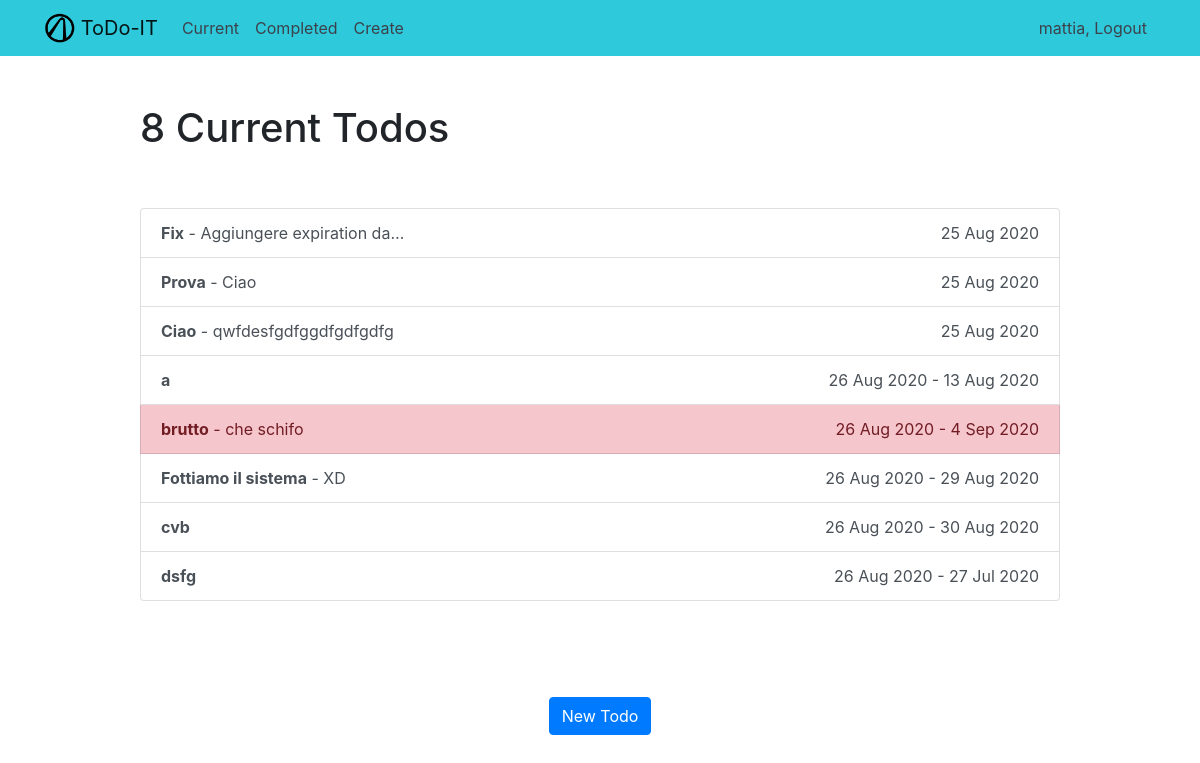
/current/ (signed in), run on the app's committed database.
### todo/models.py (models this page shows, shortened)
class Todo(models.Model):
    title = models.CharField(max_length=100)
    memo = models.TextField(blank=True)
    created = models.DateTimeField(auto_now_add=True)
    datecompleted = models.DateTimeField(null=True)
    expire = models.DateField(auto_now_add=False, blank=True, null=True)
    important = models.BooleanField(default=False)
    user = models.ForeignKey(User, on_delete=models.CASCADE)

### todo/views.py (the view)
# urls.py: path('current/', views.currenttodos, name='currenttodos'),
@login_required
def currenttodos(request):
    todos = Todo.objects.filter(user=request.user, datecompleted__isnull=True)
    return render(request, 'todo/currenttodos.html', {'todos': todos})

### templates/todo/currenttodos.html
{% extends "todo/base.html" %}
{% block content %}
    <div class="row justify-content-center mt-5">
        <div class="col-md-10">
            {% if todos %}
                 <h1>{{ todos.count }} Current Todo{{ todos.count|pluralize }}</h1>
            {% else %}
                           <h1>Current Todos</h1>
            {% endif %}
        </div>
    </div>
    <div class="row justify-content-center mt-5">
        <div class="col-md-10">
        {% if todos %}
            <div class="list-group">
                {% for todo in todos %}
                    <a href="{% url 'viewtodo' todo.id %}" class="list-group-item list-group-item-action
                        {% if todo.important %} list-group-item-danger{% endif %}">
                        <b>{{ todo.title }}</b>
                        {% if todo.memo %} - {{ todo.memo|truncatechars:25 }}{% endif %}
                        <span class="al-right">{{ todo.created|date:'j M Y' }} {% if todo.expire %} - {{ todo.expire|date:'j M Y' }} {% endif %}</span>
                    </a>
                {% endfor %}
            </div>
        {% else %}
            <div class="text-center">
                <h2>Looks like you don't have any todos! Nice work.</h2>
            <br>
            </div>
        {% endif %}
        <br><br><br>
            <div class="text-center">
                <a href="{% url 'createtodo' %}">
                    {% if request.user_agent.is_mobile  %}
                        <svg width="3em" height="3em" viewBox="0 0 16 16" class="bi bi-plus-circle" id="fixedbutton" fill="currentColor" xmlns="http://www.w3.org/2000/svg">
                            <path fill-rule="evenodd" d="M8 3.5a.5.5 0 0 1 .5.5v4a.5.5 0 0 1-.5.5H4a.5.5 0 0 1 0-1h3.5V4a.5.5 0 0 1 .5-.5z"/>
                            <path fill-rule="evenodd" d="M7.5 8a.5.5 0 0 1 .5-.5h4a.5.5 0 0 1 0 1H8.5V12a.5.5 0 0 1-1 0V8z"/>
                            <path fill-rule="evenodd" d="M8 15A7 7 0 1 0 8 1a7 7 0 0 0 0 14zm0 1A8 8 0 1 0 8 0a8 8 0 0 0 0 16z"/>
                        </svg>
                    {% else %}
                        <br>
                        <button class="btn btn-primary">New Todo</button>
                    {% endif %}
                </a>
            </div>
        </div>
    </div>
{% endblock %}

### templates/todo/base.html (shortened to what this page needs)
{% load static %}
<!doctype html>
<html lang="en">
<head>
    <link rel="stylesheet" href="https://stackpath.bootstrapcdn.com/bootstrap/4.4.1/css/bootstrap.min.css">
</head>
<body>
<nav class="navbar navbar-expand-md navbar-light bg-test">
<div class="container">
    <a class="navbar-brand" href="{% url 'home' %}">
        {% if user.username == 'NGobbux' %}
            <img src="{% static 'todo/nico.png' %}" width="30" height="30" class="d-inline-block align-top">
        {% elif user.username == 'TrashVizier' or user.username == 'mattia' %}
            <img src="{% static 'todo/vault.png' %}" width="30" height="30" class="d-inline-block align-top">
            {% elif user.username == 'hinoky' %}
            <img src="{% static 'todo/doom.png' %}" width="auto" height="32" class="d-inline-block align-top">
        {% else %}
            <img src="{% static 'todo/logo.png' %}" width="30" height="30" class="d-inline-block align-top">
        {% endif %}
        <span>ToDo-IT</span>
    </a>
    <div class="collapse navbar-collapse" id="navbarNav">
    {% if user.is_authenticated %}
        <ul class="navbar-nav mr-auto">
                <li class="nav-item {{ current }}">
                    <a class="nav-link " href="{% url 'currenttodos' %}">Current</a>
                </li>
                <li class="nav-item {{ completed }}">
                    <a class="nav-link" href="{% url 'completetodos' %}">Completed</a>
                </li>
                <li class="nav-item {{ create }}">
                    <a class="text-secondary nav-link" href="{% url 'createtodo' %}">Create</a>
                </li>
        </ul>
    {% endif %}
    <ul class="navbar-nav ml-auto">
            {% if user.is_authenticated %}
                <li class="nav-item">
                    <a href="#" onclick="$('#signOutBtn').click()" class="nav-link">{{ user.username }}, Logout</a>
                </li>
            {% endif %}
        </ul>
    </div>
</div>
</nav>
<div class="container">
{% block content %}{% endblock %}
</div>
</body>
</html>

### templates/todo/base.html (style rules this page uses)
.nav-link { color: #3c414a !important; }
.bg-test { background-color: #2ecadb !important; }
.al-right { float: right; text-align: right; }

### data on the page
Todo: title "Fix", memo "Aggiungere expiration da…", created "25 Aug 2020"
Todo: title "Prova", memo "Ciao", created "25 Aug 2020"
Todo: title "Ciao", memo "qwfdesfgdfggdfgdfgdfg", created "25 Aug 2020"
Todo: title "a", created "26 Aug 2020", expire "13 Aug 2020"
Todo: title "brutto", memo "che schifo", created "26 Aug 2020", expire "4 Sep 2020"
Todo: title "Fottiamo il sistema", memo "XD", created "26 Aug 2020", expire "29 Aug 2020"
Todo: title "cvb", created "26 Aug 2020", expire "30 Aug 2020"
Todo: title "dsfg", created "26 Aug 2020", expire "27 Jul 2020"

### other printed values
{{ user.username }} "mattia"
{{ todos.count }} "8"
